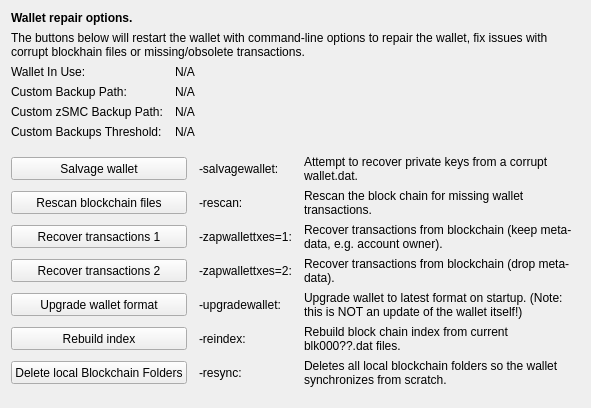
     <widget class="QWidget" name="tab_repair">
      <attribute name="title">
       <string>&amp;Wallet Repair</string>
      </attribute>
      <layout class="QGridLayout" name="gridLayout_4" columnstretch="0,0,0,0">
       <property name="horizontalSpacing">
        <number>12</number>
       </property>
       <item row="0" column="0" colspan="4">
        <widget class="QLabel" name="label_repair_header">
         <property name="font">
          <font>
           <weight>75</weight>
           <bold>true</bold>
          </font>
         </property>
         <property name="text">
          <string>Wallet repair options.</string>
         </property>
        </widget>
       </item>
       <item row="1" column="0" colspan="4">
        <widget class="QLabel" name="label_repair_helptext">
         <property name="font">
          <font>
           <weight>50</weight>
           <bold>false</bold>
          </font>
         </property>
         <property name="text">
          <string>The buttons below will restart the wallet with command-line options to repair the wallet, fix issues with corrupt blockhain files or missing/obsolete transactions.</string>
         </property>
         <property name="wordWrap">
          <bool>true</bool>
         </property>
        </widget>
       </item>
       <item row="2" column="0">
        <widget class="QLabel" name="wallet_path_label">
         <property name="text">
          <string>Wallet In Use:</string>
         </property>
        </widget>
       </item>
       <item row="2" column="1" colspan="3">
        <widget class="QLabel" name="wallet_path">
         <property name="cursor">
          <cursorShape>IBeamCursor</cursorShape>
         </property>
         <property name="text">
          <string>N/A</string>
         </property>
         <property name="textFormat">
          <enum>Qt::PlainText</enum>
         </property>
         <property name="textInteractionFlags">
          <set>Qt::LinksAccessibleByMouse|Qt::TextSelectableByKeyboard|Qt::TextSelectableByMouse</set>
         </property>
        </widget>
       </item>
       <item row="3" column="0">
        <widget class="QLabel" name="wallet_custombackuppath_label">
         <property name="text">
          <string>Custom Backup Path:</string>
         </property>
         <property name="visible">
          <bool>false</bool>
         </property>
        </widget>
       </item>
       <item row="3" column="1" colspan="3">
        <widget class="QLabel" name="wallet_custombackuppath">
         <property name="cursor">
          <cursorShape>IBeamCursor</cursorShape>
         </property>
         <property name="text">
          <string>N/A</string>
         </property>
         <property name="textFormat">
          <enum>Qt::PlainText</enum>
         </property>
         <property name="textInteractionFlags">
          <set>Qt::LinksAccessibleByMouse|Qt::TextSelectableByKeyboard|Qt::TextSelectableByMouse</set>
         </property>
         <property name="visible">
          <bool>false</bool>
         </property>
        </widget>
       </item>
       <item row="4" column="0">
        <widget class="QLabel" name="wallet_customzpivbackuppath_label">
         <property name="text">
          <string>Custom zSMC Backup Path:</string>
         </property>
         <property name="visible">
          <bool>false</bool>
         </property>
        </widget>
       </item>
       <item row="4" column="1" colspan="3">
        <widget class="QLabel" name="wallet_customzpivbackuppath">
         <property name="cursor">
          <cursorShape>IBeamCursor</cursorShape>
         </property>
         <property name="text">
          <string>N/A</string>
         </property>
         <property name="textFormat">
          <enum>Qt::PlainText</enum>
         </property>
         <property name="textInteractionFlags">
          <set>Qt::LinksAccessibleByMouse|Qt::TextSelectableByKeyboard|Qt::TextSelectableByMouse</set>
         </property>
         <property name="visible">
          <bool>false</bool>
         </property>
        </widget>
       </item>
       <item row="5" column="0">
        <widget class="QLabel" name="wallet_custombackupthreshold_label">
         <property name="text">
          <string>Custom Backups Threshold:</string>
         </property>
         <property name="visible">
          <bool>false</bool>
         </property>
        </widget>
       </item>
       <item row="5" column="1" colspan="3">
        <widget class="QLabel" name="wallet_custombackupthreshold">
         <property name="cursor">
          <cursorShape>IBeamCursor</cursorShape>
         </property>
         <property name="text">
          <string>N/A</string>
         </property>
         <property name="textFormat">
          <enum>Qt::PlainText</enum>
         </property>
         <property name="textInteractionFlags">
          <set>Qt::LinksAccessibleByMouse|Qt::TextSelectableByKeyboard|Qt::TextSelectableByMouse</set>
         </property>
         <property name="visible">
          <bool>false</bool>
         </property>
        </widget>
       </item>
       <item row="6" column="0">
        <spacer name="verticalSpacer_repair1">
         <property name="orientation">
          <enum>Qt::Vertical</enum>
         </property>
         <property name="sizeHint" stdset="0">
          <size>
           <width>10</width>
           <height>10</height>
          </size>
         </property>
        </spacer>
       </item>
       <item row="7" column="0" colspan="2">
        <widget class="QPushButton" name="btn_salvagewallet">
         <property name="minimumSize">
          <size>
           <width>100</width>
           <height>23</height>
          </size>
         </property>
         <property name="text">
          <string>Salvage wallet</string>
         </property>
        </widget>
       </item>
       <item row="7" column="2">
        <widget class="QLabel" name="label_repair_salvage_command">
         <property name="text">
          <string notr="true">-salvagewallet:</string>
         </property>
        </widget>
       </item>
       <item row="7" column="3">
        <widget class="QLabel" name="label_repair_salvage">
         <property name="text">
          <string>Attempt to recover private keys from a corrupt wallet.dat.</string>
         </property>
         <property name="wordWrap">
          <bool>true</bool>
         </property>
        </widget>
       </item>
       <item row="8" column="0" colspan="2">
        <widget class="QPushButton" name="btn_rescan">
         <property name="minimumSize">
          <size>
           <width>100</width>
           <height>23</height>
          </size>
         </property>
         <property name="text">
          <string>Rescan blockchain files</string>
         </property>
        </widget>
       </item>
       <item row="8" column="2">
        <widget class="QLabel" name="label_repair_rescan_command">
         <property name="text">
          <string notr="true">-rescan:</string>
         </property>
        </widget>
       </item>
       <item row="8" column="3">
        <widget class="QLabel" name="label_repair_rescan">
         <property name="text">
          <string>Rescan the block chain for missing wallet transactions.</string>
         </property>
         <property name="wordWrap">
          <bool>true</bool>
         </property>
        </widget>
       </item>
       <item row="9" column="0" colspan="2">
        <widget class="QPushButton" name="btn_zapwallettxes1">
         <property name="minimumSize">
          <size>
           <width>100</width>
           <height>23</height>
          </size>
         </property>
         <property name="text">
          <string>Recover transactions 1</string>
         </property>
        </widget>
       </item>
       <item row="9" column="2">
        <widget class="QLabel" name="label_repair_zap1_command">
         <property name="text">
          <string notr="true">-zapwallettxes=1:</string>
         </property>
        </widget>
       </item>
       <item row="9" column="3">
        <widget class="QLabel" name="label_repair_zap1">
         <property name="text">
          <string>Recover transactions from blockchain (keep meta-data, e.g. account owner).</string>
         </property>
         <property name="wordWrap">
          <bool>true</bool>
         </property>
        </widget>
       </item>
       <item row="10" column="0" colspan="2">
        <widget class="QPushButton" name="btn_zapwallettxes2">
         <property name="minimumSize">
          <size>
           <width>100</width>
           <height>23</height>
          </size>
         </property>
         <property name="text">
          <string>Recover transactions 2</string>
         </property>
        </widget>
       </item>
       <item row="10" column="2">
        <widget class="QLabel" name="label_repair_zap2_command">
         <property name="text">
          <string notr="true">-zapwallettxes=2:</string>
         </property>
        </widget>
       </item>
       <item row="10" column="3">
        <widget class="QLabel" name="label_repair_zap2">
         <property name="text">
          <string>Recover transactions from blockchain (drop meta-data).</string>
         </property>
         <property name="wordWrap">
          <bool>true</bool>
         </property>
        </widget>
       </item>
       <item row="11" column="0" colspan="2">
        <widget class="QPushButton" name="btn_upgradewallet">
         <property name="minimumSize">
          <size>
           <width>100</width>
           <height>23</height>
          </size>
         </property>
         <property name="text">
          <string>Upgrade wallet format</string>
         </property>
        </widget>
       </item>
       <item row="11" column="2">
        <widget class="QLabel" name="label_repair_upgrade_command">
         <property name="text">
          <string notr="true">-upgradewallet:</string>
         </property>
        </widget>
       </item>
       <item row="11" column="3">
        <widget class="QLabel" name="label_repair_upgrade">
         <property name="text">
          <string>Upgrade wallet to latest format on startup. (Note: this is NOT an update of the wallet itself!)</string>
         </property>
         <property name="wordWrap">
          <bool>true</bool>
         </property>
        </widget>
       </item>
       <item row="12" column="0" colspan="2">
        <widget class="QPushButton" name="btn_reindex">
         <property name="minimumSize">
          <size>
           <width>100</width>
           <height>23</height>
          </size>
         </property>
         <property name="text">
          <string>Rebuild index</string>
         </property>
        </widget>
       </item>
       <item row="12" column="2">
        <widget class="QLabel" name="label_repair_reindex_command">
         <property name="text">
          <string notr="true">-reindex:</string>
         </property>
        </widget>
       </item>
       <item row="12" column="3">
        <widget class="QLabel" name="label_repair_reindex">
         <property name="text">
          <string>Rebuild block chain index from current blk000??.dat files.</string>
         </property>
         <property name="wordWrap">
          <bool>true</bool>
         </property>
        </widget>
       </item>
       <item row="13" column="0" colspan="2">
        <widget class="QPushButton" name="btn_resync">
         <property name="minimumSize">
          <size>
           <width>100</width>
           <height>23</height>
          </size>
         </property>
         <property name="text">
          <string>Delete local Blockchain Folders</string>
         </property>
        </widget>
       </item>
       <item row="13" column="2">
        <widget class="QLabel" name="label_repair_resync_command">
         <property name="text">
          <string>-resync:</string>
         </property>
        </widget>
       </item>
       <item row="13" column="3">
        <widget class="QLabel" name="label_repair_resync">
         <property name="text">
          <string>Deletes all local blockchain folders so the wallet synchronizes from scratch.</string>
         </property>
         <property name="wordWrap">
          <bool>true</bool>
         </property>
        </widget>
       </item>
       <item row="14" column="0">
        <spacer name="verticalSpacer_repair2">
         <property name="orientation">
          <enum>Qt::Vertical</enum>
         </property>
         <property name="sizeHint" stdset="0">
          <size>
           <width>20</width>
           <height>10</height>
          </size>
         </property>
        </spacer>
       </item>
      </layout>
     </widget>
